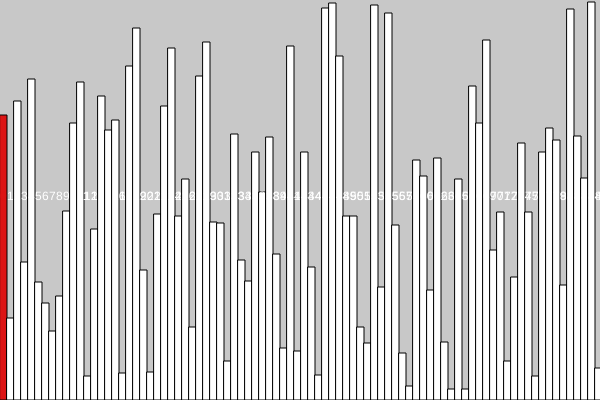
Frame 1 (no input)
Frame 60 (no input): identical to frame 1, image omitted
Frame 120 (the mouse pressed at the canvas centre since frame 60): identical to frame 1, image omitted

The p5.js sketch that drew this single still picture (run headless with seeded random() and noise() and a simulated clock; from frame 60 on, the mouse is pressed at the canvas centre):

// p5.js sketch
// ── sketch.js
var b1,b2,b3,b4,b5;
var choice=0;
var arr=[];
var stack=[];
var stack1=[];
var w=7;
var i=0;
var j=i+1;
var tosort;
var pivot;
var start;
var end;
var start1,end1;
var start2,end2;
var dividing;
var mergesorted;
var selectset;
var minn;

function setup() {
  
  b1=createButton("Bubble Sort");
  b2=createButton("Quick Sort");
  b3=createButton("Insertion Sort");
  b4=createButton("Merge Sort");
  b5=createButton("Selection Sort");
  // b1.position(0,0);
  // b2.position(10*(width/5),0);
  // b3.position(20*(width/5),0);
  // b4.position(30*(width/5),0);
  // b5.position(40*(width/5),0);

  createCanvas(600, 400);
  
  background(220);

  initialise();
  // noStroke();
}


function draw() {
  background(200);
  b1.mousePressed(Bubble);
  b2.mousePressed(Quick);
  b3.mousePressed(Insert);
  b4.mousePressed(Merge);
  b5.mousePressed(Select);
  displayLines();
  switch(choice){
    case 1:
      BubbleSort();
      break;
    case 2:
      QuickSort();
      break;
    case 3:
      InsertionSort();
      break;
    case 4:
      MergeSort();
      break;
    case 5:
      SelectionSort();
      break;
    default:
      // initialise();
      choice=0;

  }
}

// function mousePressed(){
//   choice=5;
// }

function Bubble(){
  choice=1;
  initialise();

  j=1;
}
function Quick(){
  choice=2;
  initialise();
  stack.push([0,arr.length-1]);
  i=1;
  j=arr.length-1;
  tosort=true;
}
function Insert(){
  choice=3;
  initialise();
  i=0;
  j=i+1;
  
}
function Merge(){
  choice=4;
  initialise();
  stack.push([0,arr.length-1]);
  dividing=true;
}
function Select(){
  initialise();
  background(150,150,50);
  choice=5;
}
// ── HelperFunctions.js

function initialise(){
    i=0;
    j=0;
    arr=[];
    stack=[];
    stack1=[];
    stack2=[];
    for(let i=0;i<width/w;i++){
      arr.push(int(random(1)*height));
    }
    minn=0;
    // arr=[40,20,50,20,190,88,70,74,11,400,4,23,110,2,100];
  }


  function reseti(){
    try{
    i=stack[stack.length-1][0];
    j=stack[stack.length-1][1];
    }
    catch{
      i=0;
      j=arr.length-1;
    }
  }

  function displayLines(){
    for(let i1=0;i1<arr.length;i1++){
      if(i==i1){
        fill(220,20,20);
      }
      else if(j==i1){
        fill(20,20,220);
      }
      else{
        fill(255);
      }
      rect(i1*w,height-arr[i1],w,arr[i1]);
      text(String(i1),i1*w,height/2);
      // text(String(arr[i]),i*w,height/2+20);
    }
  }
  
  function putinindex(i,j1){

    let tempmain=arr[j1];
    while(j1>=i){
      arr[j1]=arr[j1-1];
      j1--;
    }
    arr[i]=tempmain;
  }

  function findMinIndex(j1){
    for(let k=j1;k<arr.length;k++){
      if(arr[minn]>arr[k]){
        minn=k;
      }
    }
    return minn;
  }



  
      // if(stack.length<1 || (stack.length>=arr.length && stack[0][0]==0 && stack[0][1]==0)){
      //   console.log(stack);
      //   dividing=false;
      //   selectset=true;
      //   // choice=0;
      // }
      // else{
      //     part=stack.shift();
      //     start=part[0];
      //     end=part[1];
      //     if(start==end){
      //       stack.push([start,end]);
      //     }
      //     else{
      //       let mid=int((start+end)/2);
      //       stack.push([start,mid]);
      //       stack.push([mid+1,end]);
      //       console.log(part);
      //     }
      // }
// ── SortingMethods.js
BubbleSort=function(){
    if(i>=arr.length){
        choice=0;
      }
      if(j>=arr.length){
        i++;
        j=1;
      } 
      if(arr[j-1]>arr[j]){
        let temp=arr[j-1];
        arr[j-1]=arr[j];
        arr[j]=temp;
      }
      j++;
}
QuickSort=function(){
    
    if(stack.length>0){
        if(tosort){
          start=stack[stack.length-1][0];
          end=stack[stack.length-1][1];
          pivot=arr[start];
          i=start+1;
          j=end;
          letloop=true;
          tosort=false;
        }
        else if(letloop){
          console.log("i,j,piv =",i,arr[i],j,arr[j],pivot)
          console.log(arr);
          if(i>j){
            letloop=false;
            let temp=arr[start];
            arr[start]=arr[j];
            arr[j]=temp;
            // choice=0;
          }
          else{
            if(arr[i]<pivot){
              i++;
            }
            else if(arr[j]>pivot){
              j--;
            }
            else if(arr[i]>=pivot && arr[j]<=pivot){
              if(arr[i]==arr[j]){
                i++;
                j--;
              }
              else{
                let temp=arr[i];
                arr[i]=arr[j];
                arr[j]=temp;
              }
              console.log("exhange");
              // i++;
              // j--;
            }
          }
        }
        // sort
        else{
          console.log(stack);
          console.log(arr);
          // start=stack[stack.length-1][0];
          // end=stack[stack.length-1][1];
          // mid=int((start+end)/2);
          mid=j;
          stack.pop();
          if(end-start<2){
            if(arr[start]>arr[end]){
              let temp=arr[end];
              arr[end]=arr[start];
              arr[start]=temp;
            }
          }
          else{
            if(mid-start>0){
              stack.push([start,mid-1]);
            }
            if(end-mid>0){
              stack.push([mid+1,end]);
            }
          }
          tosort=true;
          // choice=0;
        }
        // choice=0;
      }
      else{
        choice=0;
      }
}
InsertionSort=function(){
    if(i>arr.length){
        choice=0;
      }
      if(j>0){
        if(arr[j]<arr[j-1]){
          let temp=arr[j-1];
          arr[j-1]=arr[j];
          arr[j]=temp;
          j--;
        }
        else{
          i++;
          j=i+1;
        }
      }
      else{
        i++;
        j=i+1;
      }
}


MergeSort=function(){
    // while dividing
    // console.log(stack);
    if(dividing){
      stack=[];
      for(let k=0;k<arr.length;k++){
        stack.push([k,k]);
      }
      dividing=false;
      selectset=true;
    }
        // take 1st ele, of array if ele.length >1 = (break in 2 parts insert in last if part.length > 0
        // stack.shift() <-returns & dels 1st elem
        // if stack.length>=arr Set Mergeing True
    // if merging
    else if(selectset){
      console.log("Selectset",stack);
      if(stack.length<2){
        if(stack.length==1){
          stack1.push(stack[0]);
        }
        stack=stack1;
        if(stack.length==1){
          choice=0;
        }
        stack1=[];
        // console.log(stack);
      }
      else{
        // console.log("working",stack);
        let part1=stack.shift();
        let part2=stack.shift();
        start1=part1[0];
        start2=part2[0];
        end1=part1[1];
        end2=part2[1];
        stack1.push([start1,end2]);
        i=start1;
        j=start2;
        selectset=false;
        mergesorted=true;
      }
    }
    else if(mergesorted){
      // console.log("in merge sorted = ",i,j," ends=",end1,end2);
      if(i==j || i>end1 || j>end2 || end1>=end2){
        mergesorted=false;
        selectset=true;
      }
      else{
        
        if(arr[i]>arr[j]){
          putinindex(i,j);
          i++;
          j++;
          end1++;
        }
        else if(arr[i]<=arr[j]){
          i++;
        }

      }
      
      
      // console.log("in merge sorted = ",stack);
    }
        // take 2 elems from stack -> sort -> push to end of stack
        // if stack.length <=1: set choice = 0
        // choice=0;
}

SelectionSort=function(){
  console.log("at the beg: ",i,arr.length);
  if(i>=arr.length){
    choice=0;
  }
  else{
    minn=i;
    j=findMinIndex(i);
    let temp=arr[i];
    arr[i]=arr[j];
    arr[j]=temp;
    i++;

  }
}
